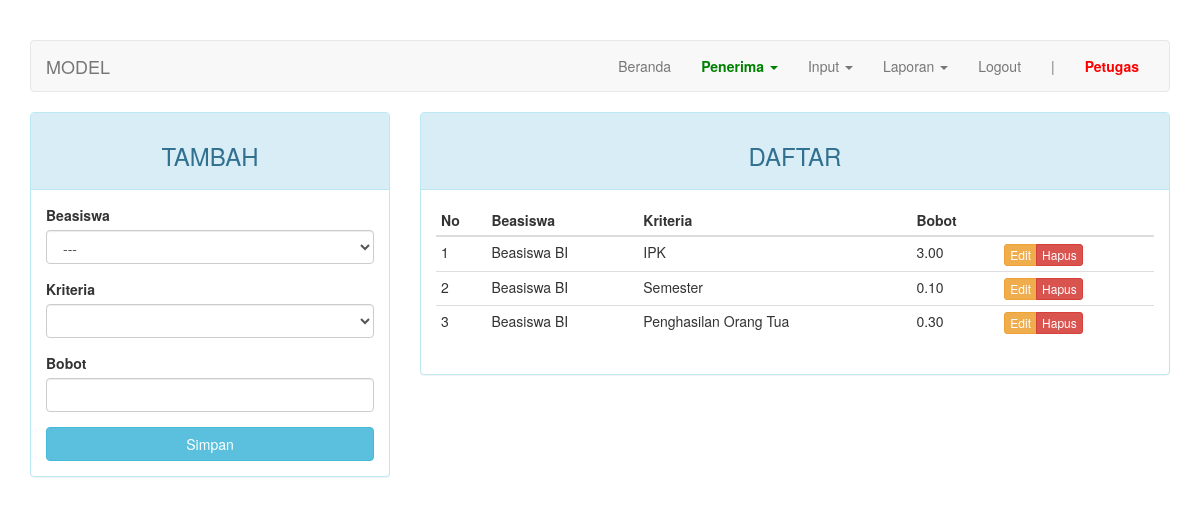
Screenshot of /index.php?page=model (signed in) with the database file from the repository.
### tables this page shows
CREATE TABLE `model` (
  `kd_model` int(11) NOT NULL,
  `kd_beasiswa` int(11) NOT NULL,
  `kd_kriteria` int(11) NOT NULL,
  `bobot` varchar(5) DEFAULT NULL
);

CREATE TABLE `beasiswa` (
  `kd_beasiswa` int(11) NOT NULL,
  `nama` varchar(50) DEFAULT NULL
);

CREATE TABLE `kriteria` (
  `kd_kriteria` int(11) NOT NULL,
  `kd_beasiswa` int(11) NOT NULL,
  `nama` varchar(50) DEFAULT NULL,
  `sifat` enum('min','max') DEFAULT NULL
);

### page/model.php (the view, shortened to what this page needs)
<?php
$update = (isset($_GET['action']) AND $_GET['action'] == 'update') ? true : false;
?>
<div class="row">
	<div class="col-md-4">
	    <div class="panel panel-<?= ($update) ? "warning" : "info" ?>">
	        <div class="panel-heading"><h3 class="text-center"><?= ($update) ? "EDIT" : "TAMBAH" ?></h3></div>
	        <div class="panel-body">
	            <form action="<?=$_SERVER['REQUEST_URI']?>" method="POST">
									<div class="form-group">
	                  <label for="kd_beasiswa">Beasiswa</label>
										<select class="form-control" name="kd_beasiswa" id="beasiswa">
											<option>---</option>
										</select>
									</div>
									<div class="form-group">
	                  <label for="kd_kriteria">Kriteria</label>
										<select class="form-control" name="kd_kriteria" id="kriteria">
										</select>
									</div>
	                <div class="form-group">
	                    <label for="bobot">Bobot</label>
	                    <input type="text" name="bobot" class="form-control" <?= (!$update) ?: 'value="'.$row["bobot"].'"' ?>>
	                </div>
	                <button type="submit" class="btn btn-<?= ($update) ? "warning" : "info" ?> btn-block">Simpan</button>
	            </form>
	        </div>
	    </div>
	</div>
	<div class="col-md-8">
	    <div class="panel panel-info">
	        <div class="panel-heading"><h3 class="text-center">DAFTAR</h3></div>
	        <div class="panel-body">
	            <table class="table table-condensed">
	                <thead>
	                    <tr>
	                        <th>No</th>
													<th>Beasiswa</th>
	                        <th>Kriteria</th>
	                        <th>Bobot</th>
	                        <th></th>
	                    </tr>
	                </thead>
	                <tbody>
	                    <?php $no = 1; ?>
	                    <?php if ($query = $connection->query("SELECT c.nama AS nama_beasiswa, b.nama AS nama_kriteria, a.bobot, a.kd_model FROM model a JOIN kriteria b ON a.kd_kriteria=b.kd_kriteria JOIN beasiswa c ON a.kd_beasiswa=c.kd_beasiswa")): ?>
	                        <?php while($row = $query->fetch_assoc()): ?>
	                        <tr>
	                            <td><?=$no++?></td>
															<td><?=$row['nama_beasiswa']?></td>
	                            <td><?=$row['nama_kriteria']?></td>
	                            <td><?=$row['bobot']?></td>
	                            <td>
	                                <div class="btn-group">
	                                    <a href="?page=model&action=update&key=<?=$row['kd_model']?>" class="btn btn-warning btn-xs">Edit</a>
	                                    <a href="?page=model&action=delete&key=<?=$row['kd_model']?>" class="btn btn-danger btn-xs">Hapus</a>
	                                </div>
	                            </td>
	                        </tr>
	                        <?php endwhile ?>
	                    <?php endif ?>
	                </tbody>
	            </table>
	        </div>
	    </div>
	</div>
</div>

### index.php (style rules this page uses)
body { margin-top: 40px; }

### rows the page displays
model: kd_beasiswa.nama "Beasiswa BI", kd_kriteria.nama "IPK", bobot "3.00"
model: kd_beasiswa.nama "Beasiswa BI", kd_kriteria.nama "Semester", bobot "0.10"
model: kd_beasiswa.nama "Beasiswa BI", kd_kriteria.nama "Penghasilan Orang Tua", bobot "0.30"

### other values shown
$str "MODEL"
$_SESSION["username"] "Petugas"
